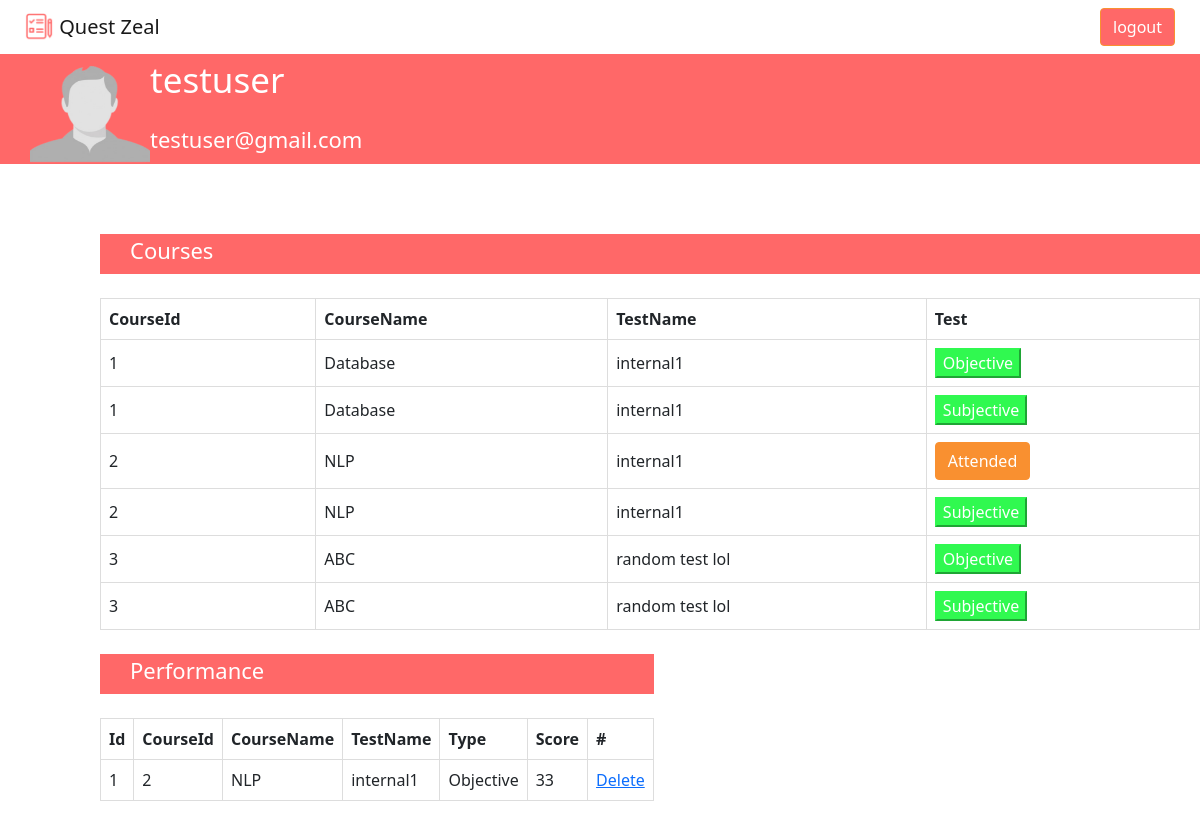
Page /studentDashboard (signed in) on the committed database.
### app/models.py (models this page shows, shortened)
class Users(db.Model, UserMixin):
    __tablename__ = 'Users'
    id       = db.Column(db.Integer,     primary_key=True)
    user     = db.Column(db.String(64),  unique = True)
    email    = db.Column(db.String(120), unique = True)
    password = db.Column(db.String(500))

class Tests(db.Model):
    __tablename__ = 'Tests'
    id = db.Column(db.Integer, primary_key=True)
    course_name = db.Column(db.String(20), unique=False, nullable=False)
    test_name = db.Column(db.String(20), unique=False, nullable=False)
    file_name = db.Column(db.String(20), unique=False, nullable=False)

class Students(db.Model):
    __tablename__ = 'Students'
    id = db.Column(db.Integer, primary_key=True)
    course_id = db.Column(db.Integer, unique=False, nullable = False)
    course_name = db.Column(db.String(20), unique=False, nullable=False)
    test_name = db.Column(db.String(20), unique=False, nullable=False)
    type = db.Column(db.String(20),unique=False,nullable=False)
    score = db.Column(db.String(10),unique=False, nullable=False)

### app/views.py (the view)
@app.route('/studentDashboard')
@login_required
def studentDashboard():
    tests = Tests.query.all()
    temp_tests = []
    for data in range(0,len(tests)):
        temp_tests.append([tests[data].id, tests[data].course_name, tests[data].test_name,"Objective", False])
        temp_tests.append([tests[data].id, tests[data].course_name, tests[data].test_name, "Subjective", False])
    students = Students.query.all()
    for data in range(0,len(temp_tests)):
        for ele in range(0,len(students)):
            if students[ele].course_id == temp_tests[data][0] and students[ele].test_name == temp_tests[data][2] and students[ele].type == temp_tests[data][3]:
                temp_tests[data][4]=True
    if current_user.user == "admin":
        return render_template('page-404.html'), 404
    else :
        return render_template( 'studentDashboard.html',name = current_user.user , email= current_user.email, temp_tests=temp_tests, students = students, tests=tests)

### app/views.py (called while the page is built)
@lm.user_loader
def load_user(user_id):
    return Users.query.get(int(user_id))

### app/templates/studentDashboard.html (shortened to what this page needs)
<!DOCTYPE html>
<html lang="en">
  <head>
    <link
      rel="stylesheet"
      href="https://cdn.jsdelivr.net/npm/bootstrap@5.1.1/dist/css/bootstrap.min.css"
    />
    <link rel="stylesheet" href="/static/assets/css/studentDashboard.css" />
  </head>
  <body>
    <main>
      <nav class="navbar navbar-light ">
        <div class="text col-12 col-md-9 px-4">
          <a class="navbar-brand" href="/">
            <img src="/static/assets/images/logo.png" width="30" height="30" class="d-inline-block align-top">
            Quest Zeal
          </a>
        </div>
        <div class="col-6 col-md-3 d-flex flex-row">
          <div class="Logout">
            <a href="/logout" type="button" class="btn homepageButton">logout</a>
          </div>
        </div>
      </nav>
      <div class="header">
        <img src="/static/assets/images/pp.png" align="left" width="120" height="120" class="d-inline-block align-top">
        <p class="prfname"> {{name}} </p>
        <p>{{email}}
        </p>
      </div>
      <div class="maindashboard">
          <div>
            <div>
              {% if tests%}
              <div class="header2">
                <p> Courses </p>
              </div>
              <br />
              <table>
                <thead>
                  <th>CourseId</th>
                  <th>CourseName</th>
                  <th>TestName</th>
                  <th>Test</th>
                </thead>
                {% for data in temp_tests %}
                <tbody>
                  <td>{{data[0]}}</td>
                  <td>{{data[1]}}</td>
                  <td>{{data[2]}}</td>
                  {%if data[3] =="Objective" %} {%if data[4] == True %}
                  <td> <a><button class="btn">Attended</button></a></td>
                  {%else%}
                  <td>
                    <a href="/Objective_QA_Generation/{{data[0]}}"
                      ><button class = "btn1">Objective</button></a
                    >
                  </td>
                  {%endif%} {%else %} {%if data[4] == True%}
                  <td><a><button class="btn">Attended</button></a></td>
                  {%else%}
                  <td>
                    <a href="/Subjective_Questions/{{data[0]}}"
                      ><button class="btn1">Subjective</button></a
                    >
                  </td>
                  {%endif%} {%endif%}
                </tbody>
                {% endfor%}
                {%endif%}
              </table>
            </div>
          </div>
          <div class="d-grid gap-2 d-sm-flex justify-content">
            <div>
              <br />
              {%if students%}
              <div class="header2">
                <p> Performance </p>
              </div>
              <br />
              <table>
                <thead>
                  <th>Id</th>
                  <th>CourseId</th>
                  <th>CourseName</th>
                  <th>TestName</th>
                  <th>Type</th>
                  <th>Score</th>
                  <th>#</th>
                </thead>
                {% for data in students %}
                <tbody>
                  <td>{{data.id}}</td>
                  <td>{{data.course_id}}</td>
                  <td>{{data.course_name}}</td>
                  <td>{{data.test_name}}</td>
                  <td>{{data.type}}</td>
                  <td>{{data.score}}</td>
                  <td><a href="/dlt/{{data.id}}" type="button">Delete</a></td>
                </tbody>
              </table>
              <br />
              {%endfor%}
              {%endif%}
            </div>
          </div>
        </div>
    </main>
  </body>
</html>

### app/static/assets/css/studentDashboard.css (style rules this page uses)
table { border-collapse: collapse; width: 100%; }
td, th { border: 1px solid #dddddd; text-align: left; padding: 8px; }
.prfname { font-size: 35px; color: white; }
.header { padding-left: 30px; text-align: left; background: #FF6868; color: white; font-size: 22px; width: 100%; height: 110px; }
.header2 { padding-left: 30px; text-align: left; background: #FF6868; color: white; font-size: 22px; width: 100%; height: 40px; }
.Logout { padding-left: 200px; float: right; padding-right: 50px; }
.btn { background-color: #F99030; color: white; border-color: #F99030; }
.btn1 { background-color: #30F950; border-color: #30F950; color: white; }
.homepageButton { background-color: #ff6868; color: white; }
.maindashboard { padding-top: 70px; padding-left: 100px; }

### rows in the picture
Users: user "testuser", email "testuser@gmail.com"
Tests: id "1", course_name "Database", test_name "internal1"
Tests: id "2", course_name "NLP", test_name "internal1", shows "Attended"
Tests: id "3", course_name "ABC", test_name "random test lol"
Students: id "1", course_id "2", course_name "NLP", test_name "internal1", type "Objective", score "33"
